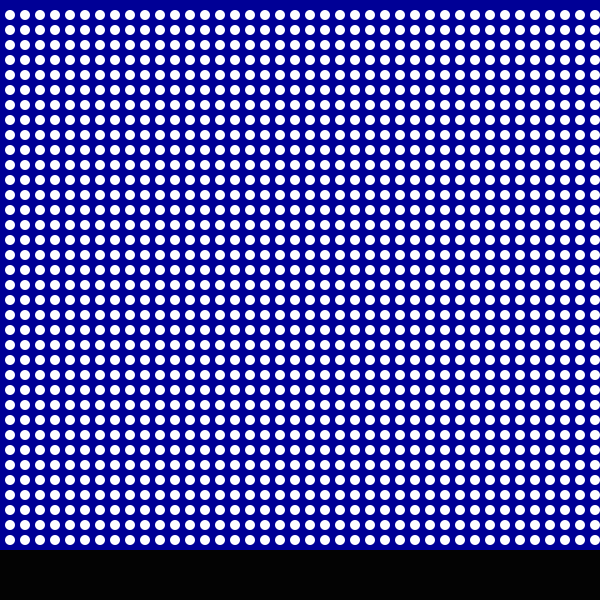
Frame 1 (no input)
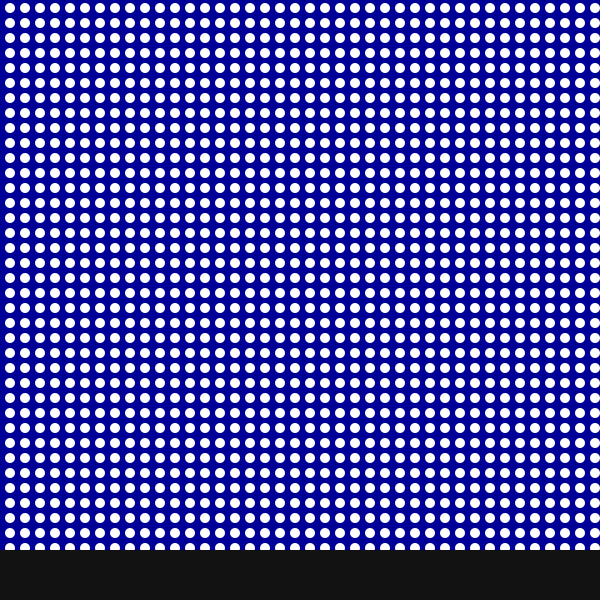
Frame 60 (the mouse pressed at the canvas centre just before this capture)
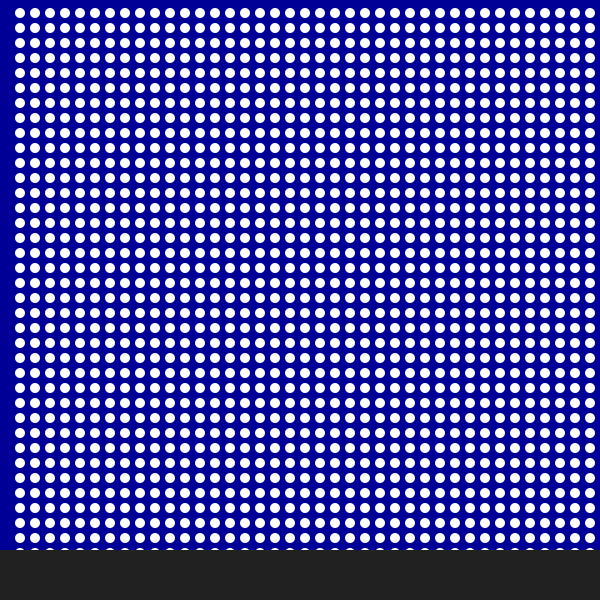
Frame 120 (the mouse held since frame 60 and released just before this capture)

The Processing sketch that drew these frames (run headless with seeded random() and noise(); from frame 60 on, the mouse is pressed at the canvas centre):

// Processing sketch: processing_40327
// ── processing_40327.pde


/*

Snow Falling
by David Situ

Click for a breeze!

*/
int d, b,g;

void setup()
{
  d=10;
  g=0;
  size(600, 600);
  //smooth();
  noStroke();
}

void draw()
{
  fill(0,0,150);
  rect(0, 0, width, height);
  //background(width, height);
  fill(255);
  for (int i=10; i<600; i=i+15 )
  {

    for (int y=0; y<550; y=y+15)
    {
      ellipse(i+b, 5+y+d, 10, 10);
    }
  }
  d=d+1;
  if (d>10)
  {
    d=0;
    g=g+3;
  }
  if (mousePressed)
  {
    b=b+2;
  }
  else
  {
    b=0;
  }
  if (b>10)
  {
    b=0;
  }
  fill(g);
  rect(0, 550, 600, 50);
  if (g>255)
  {
    g=0;
  }
  
}
